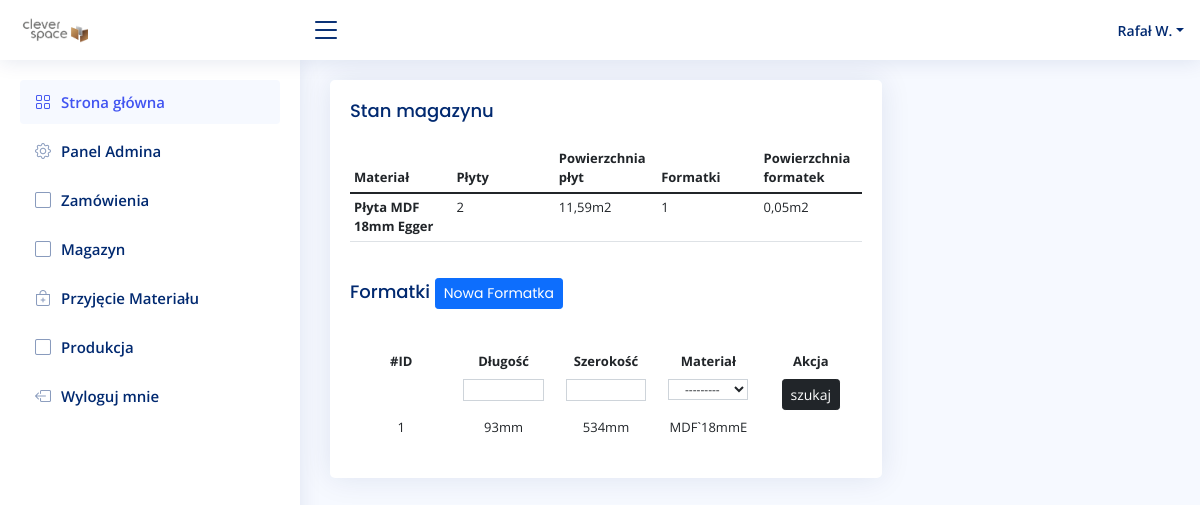
/stock/ (signed in), run on the app's committed database.
### account/models.py (models this page shows, shortened)
class UserBase(AbstractBaseUser, PermissionsMixin):
    email = models.EmailField(unique=True)
    first_name = models.CharField(max_length=150, blank=True)
    last_name = models.CharField(max_length=150, blank=True)
    phone_number = models.CharField(max_length=15, blank=True)
    postcode = models.CharField(max_length=12, blank=True)
    address_line_1 = models.CharField(max_length=150, blank=True)
    address_line_2 = models.CharField(max_length=150, blank=True)
    town_city = models.CharField(max_length=150, blank=True)
    is_active = models.BooleanField(default=True)
    is_staff = models.BooleanField(default=False)
    created = models.DateTimeField(auto_now_add=True)
    updated = models.DateTimeField(auto_now=True)
    objects = CustomAccountManager()
    USERNAME_FIELD = 'email'
    REQUIRED_FIELDS = ['first_name', 'last_name']
    class Meta:
        verbose_name = "Konto"
        verbose_name_plural = "Konta"

### order/models.py (models this page shows)
class Material(models.Model):
    short_name = models.CharField(max_length=255, blank=False, null=True)
    name = models.CharField(max_length=255, blank=False, null=True)
    quantity = models.SmallIntegerField(default=0, blank=False, null=True)
    material_area = models.DecimalField(default=Decimal('5.796'), decimal_places=4, blank=False, max_digits=10)
    class Meta:
        verbose_name = "materiał"
        verbose_name_plural = "materiały"
    def __str__(self):
        return self.short_name
    def caluclate_material(self):
        return self.quantity * self.material_area
    def caluclate_area(self):
        material = Material.objects.get(short_name=self.short_name)
        total_area = 0
        for stock in material.stocks.all():
            result = stock.length * stock.width / 1000000
            total_area += result
        return total_area

### stock/models.py (models this page shows, shortened)
class Stock(models.Model):
    length = IntegerRangeField(min_value=50, max_value=2800, null=True)
    width = IntegerRangeField(min_value=50, max_value=2070, null=True)
    material = models.ForeignKey(Material, null=False, on_delete=models.CASCADE, related_name="stocks")

### stock/views.py (the view)
# urls.py: path('', staff_member_required(views.StockView.as_view()), name='stock'),
class StockView(ListView):
    model = Stock
    template_name = 'stock/home.html'
    def get_context_data(self, **kwargs):
        context = super().get_context_data(**kwargs)
        context.update({
            'filter': StockFilter(self.request.GET,
                                  queryset=self.get_queryset()),
            'materials': Material.objects.all().order_by('name'),
            'cutters': Cutter.objects.all().order_by('-name'),
            })
        return context

### stock/templates/stock/home.html (shortened to what this page needs)
{% extends 'main.html' %}
{% load static %}
{% block content %}
<div class="row">
  <div class="col-sm-8">
    <div class="card recent-sales">
      <div class="card-body">
        <h5 class="card-title">Stan magazynu </h5>
        <table class="table table-hover table-sm text-left" style="text-align: left">
          <thead>
            <tr>
              <th scope="col">Materiał</th>
              <th scope="col">Płyty</th>
              <th scope="col">Powierzchnia płyt</th>
              <th scope="col">Formatki</th>
              <th scope="col">Powierzchnia formatek</th>
            </tr>
          </thead>
          <tbody>
            {% for material in materials %}
            <tr>
              <th scope="col">{{ material.name }}</th>
              <td scope="col">{{ material.quantity }}</td>
              <td scope="col">{{ material.caluclate_material|floatformat:2 }}m2</td>
              <td scope="col">{{ material.stocks.count }}</td>
              <td scope="col">{{ material.caluclate_area|floatformat:2 }}m2</td>
            </tr>
            {% endfor %}
         </tbody>
       </table>
        <h5 class="card-title">Formatki <a href="{% url 'create-stock' %}"><button class="btn btn-primary btn-sm">Nowa Formatka</button></a></h5>
       <div class="dataTable-top"></div>
       <div class="table-responsive">
        <table class="table table-borderless table-hover table-sm">
          {% include 'stock/search.html' %}
          <thead>
            <tr>
              <th scope="col">#ID</th>
              <th scope="col">Długość</th>
              <th scope="col">Szerokość</th>
              <th scope="col">Materiał</th>
              <th scope="col">Akcja</th>
            </tr>
          </thead>
          <tbody>
            {% for stock in filter.qs %}
            <tr>
              <td scope="row">{{ stock.id }}</td>
              <td>{{ stock.length }}mm</td>
              <td>{{ stock.width }}mm</td>
              {% if stock.length == 0 %}
              <td><p>------</p></td>
              {% else %}
              <td>{{ stock.material }}</td>
              {% endif %}
              <td>
              </td>
            </tr>
            {% endfor %}
          </tbody>
        </table>
      </div>
      </div>
    </div>
  </div>
</div>
{% endblock %}

### templates/navbar.html (shortened to what this page needs)
  {% load static %}
  <header id="header" class="header fixed-top d-flex align-items-center">
    <div class="d-flex align-items-center justify-content-between">
      <a href="{% url 'home' %}" class="logo d-flex align-items-center">
        <img src="{% static 'assets/img/logo.png' %}" alt="">
      </a>
      <i class="bi bi-list toggle-sidebar-btn"></i>
    </div>
    <nav class="header-nav ms-auto">
      <ul class="d-flex align-items-center">
        <li class="nav-item dropdown pe-3">
          <a class="nav-link nav-profile d-flex align-items-center pe-0" href="#" data-bs-toggle="dropdown">
            <span class="d-none d-md-block dropdown-toggle ps-2">{{ user.first_name }} {{ user.last_name.0 }}.</span>
          </a>
            </li>
          </ul>
    </nav>
  </header>
  <aside id="sidebar" class="sidebar">
    <ul class="sidebar-nav" id="sidebar-nav">
      <li class="nav-item">
        <a class="nav-link " href="{% url 'home' %}">
          <i class="bi bi-grid"></i>
          <span>Strona główna</span>
        </a>
      </li>
      {% if user.is_superuser %}
      <li class="nav-item">
        <a class="nav-link collapsed" href="{% url 'admin:index' %}">
          <i class="bi bi-gear"></i>
          <span>Panel Admina</span>
        </a>
      </li>
      {% endif %}
      {% if user.is_staff %}
      <li class="nav-item">
        <a class="nav-link collapsed" href="{% url 'home-orders' %}">
          <i class="bi bi-square"></i>
          <span>Zamówienia</span>
        </a>
      </li>
      <li class="nav-item">
        <a class="nav-link collapsed" href="{% url 'stock' %}">
          <i class="bi bi-square"></i>
          <span>Magazyn</span>
        </a>
      </li>
      <li class="nav-item">
        <a class="nav-link collapsed" href="{% url 'grn' %}">
          <i class="bi bi-bag-plus"></i>
          <span>Przyjęcie Materiału</span>
        </a>
      </li>
      <li class="nav-item">
        <a class="nav-link collapsed" href="{% url 'home-production' %}">
          <i class="bi bi-square"></i>
          <span>Produkcja</span>
        </a>
      </li>
      {% endif %}
      <li class="nav-item">
        <a class="nav-link collapsed" href="{% url 'logout' %}">
          <i class="bi bi-box-arrow-left"></i>
          <span>Wyloguj mnie</span>
        </a>
      </li>
    </ul>
  </aside>

### static/assets/css/style.css (style rules this page uses)
:root { scroll-behavior: smooth; }
body { font-family: "Open Sans", sans-serif; background: #f6f9ff; color: #444444; }
a { color: #4154f1; text-decoration: none; }
h1, h2, h3, h4, h5, h6 { font-family: "Nunito", sans-serif; }
.card { margin-bottom: 30px; border: none; border-radius: 5px; box-shadow: 0px 0 30px rgba(1, 41, 112, 0.1); overflow: hidden; }
.card-title { padding: 20px 0 15px 0; font-size: 18px; font-weight: 500; color: #012970; font-family: "Poppins", sans-serif; }
.card-body { padding: 0 20px 20px 20px; }
.logo { line-height: 1; }
@media (min-width: 1200px) { .logo { width: 280px; } }
.logo img { max-height: 26px; margin-right: 6px; }
.header { transition: all 0.5s; z-index: 997; height: 60px; box-shadow: 0px 2px 20px rgba(1, 41, 112, 0.1); background-color: #fff; padding-left: 20px; }
.header .toggle-sidebar-btn { font-size: 32px; padding-left: 10px; cursor: pointer; color: #012970; }
.header-nav ul { list-style: none; }
.header-nav > ul { margin: 0; padding: 0; }
.header-nav .nav-profile { color: #012970; }
.header-nav .nav-profile span { font-size: 14px; font-weight: 600; }
.sidebar { position: fixed; top: 60px; left: 0; bottom: 0; width: 300px; z-index: 996; transition: all 0.3s; padding: 20px; overflow-y: auto; scrollbar-width: thin; scrollbar-color: #aab7cf transparent; box-shadow: 0px 0px 20px rgba(1, 41, 112, 0.1); background-color: #fff; }
.sidebar-nav { padding: 0; margin: 0; list-style: none; }
.sidebar-nav li { padding: 0; margin: 0; list-style: none; }
.sidebar-nav .nav-item { margin-bottom: 5px; }
.sidebar-nav .nav-link { display: flex; align-items: center; font-size: 15px; font-weight: 600; color: #4154f1; transition: 0.3; background: #f6f9ff; padding: 10px 15px; border-radius: 4px; }
.sidebar-nav .nav-link i { font-size: 16px; margin-right: 10px; color: #4154f1; }
.sidebar-nav .nav-link.collapsed { color: #012970; background: #fff; }
.sidebar-nav .nav-link.collapsed i { color: #899bbd; }
.table { text-align: center; font-size: small; }
table { table-layout: fixed; word-wrap: break-word; }
table input, select { width: 85%; font-size: 12px; font-weight: 400; line-height: 1.5; color: #212529; background-color: #fff; background-clip: padding-box; border: 1px solid #ced4da; text-align: center; }

### data on the page
UserBase: first_name "Rafał", last_name.0 "W"
Material: name "Płyta MDF 18mm Egger", quantity "2", caluclate_material "11,59", stocks.count "1", caluclate_area "0,05"
Stock: id "1", length "93", width "534", material "MDF`18mmE"
